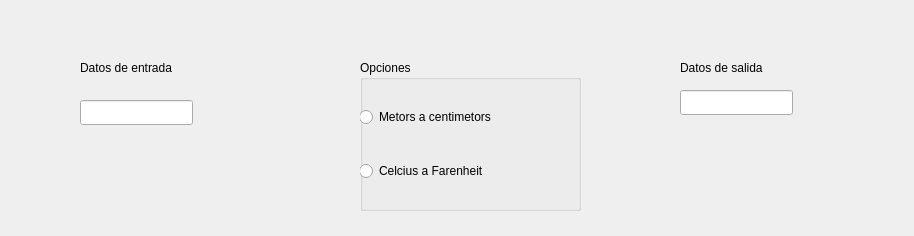
<?xml version="1.0" encoding="UTF-8"?>
<ui version="4.0">
 <class>Dialog</class>
 <widget class="QDialog" name="Dialog">
  <property name="geometry">
   <rect>
    <x>0</x>
    <y>0</y>
    <width>914</width>
    <height>236</height>
   </rect>
  </property>
  <property name="windowTitle">
   <string>Dialog</string>
  </property>
  <widget class="QLabel" name="label">
   <property name="geometry">
    <rect>
     <x>80</x>
     <y>60</y>
     <width>121</width>
     <height>16</height>
    </rect>
   </property>
   <property name="text">
    <string>Datos de entrada</string>
   </property>
  </widget>
  <widget class="QLabel" name="label_3">
   <property name="geometry">
    <rect>
     <x>680</x>
     <y>60</y>
     <width>111</width>
     <height>16</height>
    </rect>
   </property>
   <property name="text">
    <string>Datos de salida</string>
   </property>
  </widget>
  <widget class="QGroupBox" name="groupBox">
   <property name="geometry">
    <rect>
     <x>360</x>
     <y>60</y>
     <width>221</width>
     <height>151</height>
    </rect>
   </property>
   <property name="title">
    <string>Opciones</string>
   </property>
   <widget class="QWidget" name="verticalLayoutWidget">
    <property name="geometry">
     <rect>
      <x>-1</x>
      <y>19</y>
      <width>221</width>
      <height>131</height>
     </rect>
    </property>
    <layout class="QVBoxLayout" name="verticalLayout">
     <item>
      <widget class="QRadioButton" name="radioButtonMeters2Centimeters">
       <property name="text">
        <string>Metors a centimetors</string>
       </property>
      </widget>
     </item>
     <item>
      <widget class="QRadioButton" name="radioButtonCelcius2Farenheit">
       <property name="text">
        <string>Celcius a Farenheit</string>
       </property>
      </widget>
     </item>
    </layout>
   </widget>
  </widget>
  <widget class="QLineEdit" name="lineEditInput">
   <property name="geometry">
    <rect>
     <x>80</x>
     <y>100</y>
     <width>113</width>
     <height>25</height>
    </rect>
   </property>
  </widget>
  <widget class="QLineEdit" name="lineEditOutput">
   <property name="geometry">
    <rect>
     <x>680</x>
     <y>90</y>
     <width>113</width>
     <height>25</height>
    </rect>
   </property>
  </widget>
 </widget>
 <resources/>
 <connections/>
</ui>
